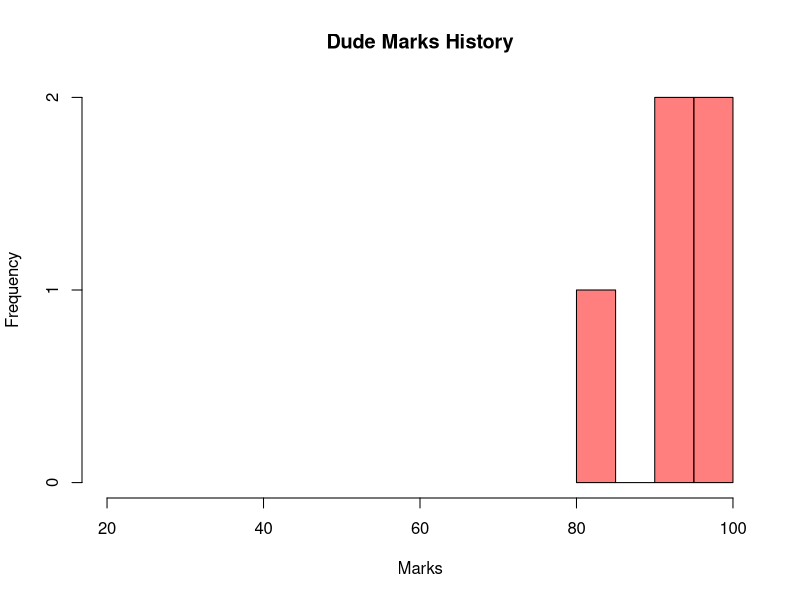
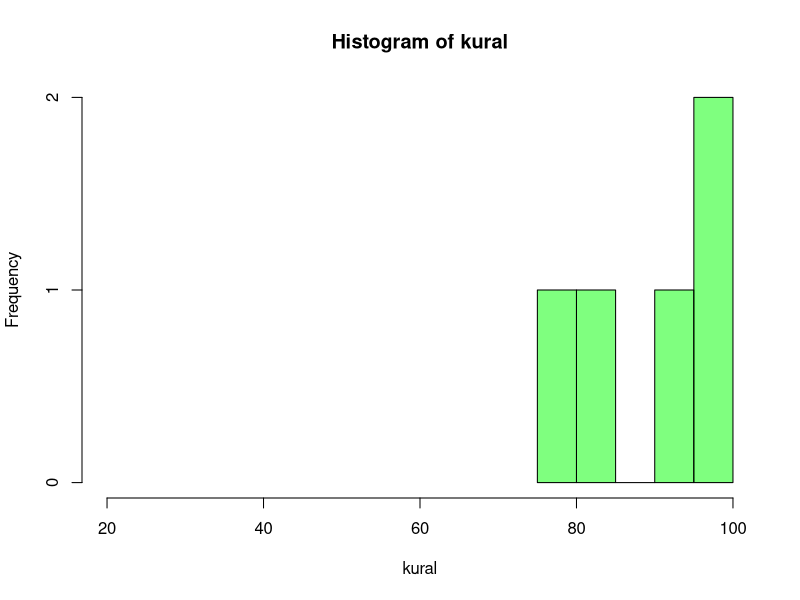
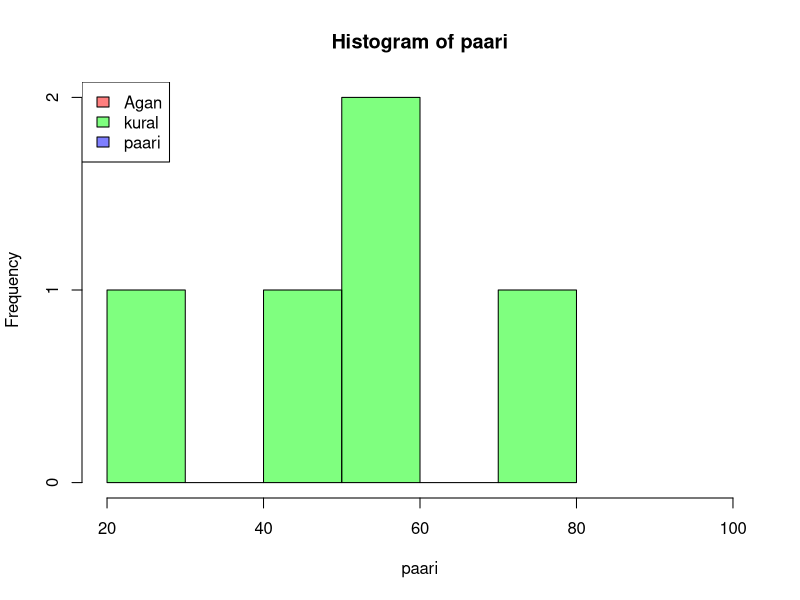

Recreate these plots in R, in order.
Agan <- c(98,99,95,94,80)
kural <- c(85,97,93,100,79)
paari <- c(55,43,25,79,60)
hist(Agan,
     col=rgb(1,0,0,0.5),
     xlim=c(20,100),
     main ="Dude Marks History",
     xlab="Marks"
)
hist(kural,
     col=rgb(0,1,0,0.5),
     xlim=c(20,100)
    
)
hist(paari,
     col=rgb(0,1,0,0.5),
     xlim=c(20,100)
)
legend("topleft",
       legend=c("Agan","kural","paari"),
       fill=c(rgb(1,0,0,0.5),
       rgb(0,1,0,0.5),
       rgb(0,0,1,0.5)))
